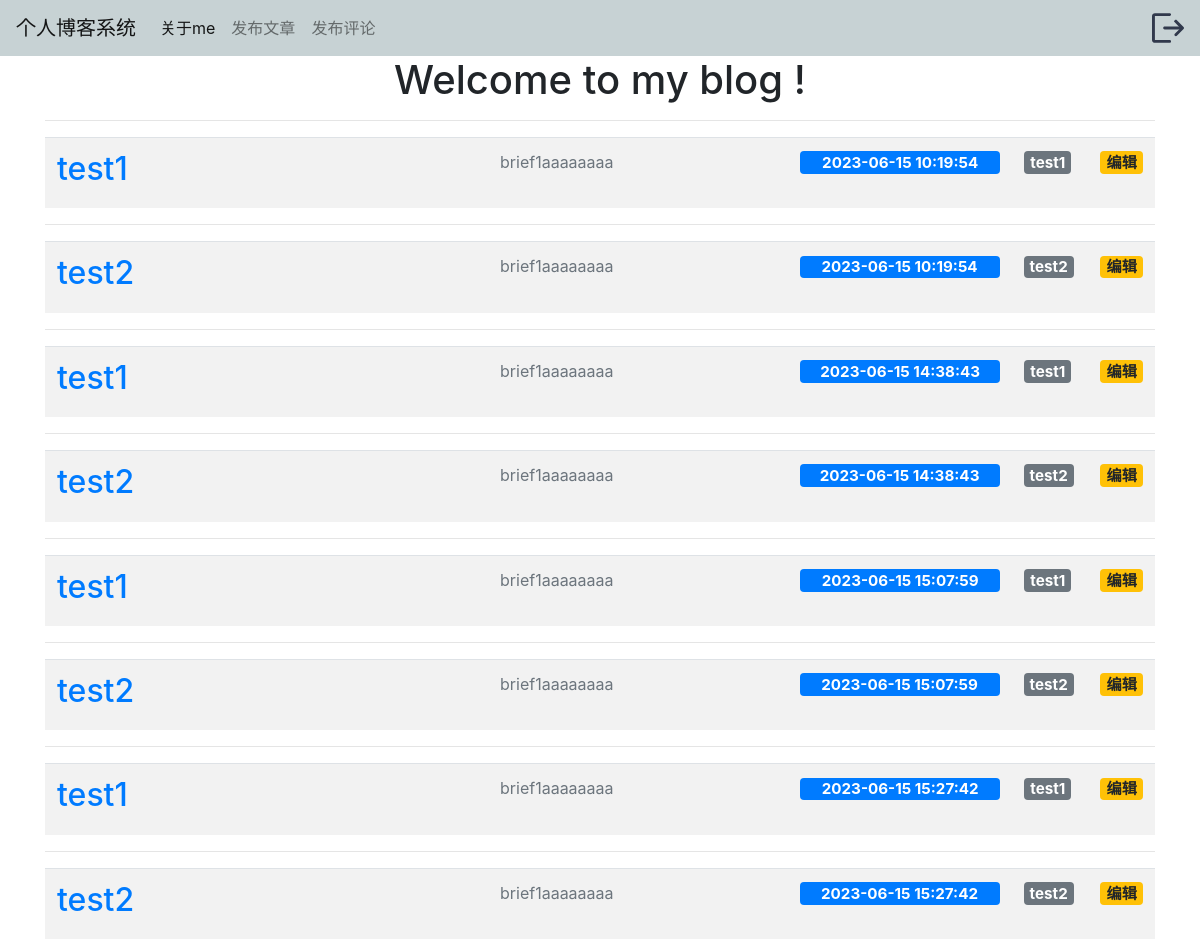
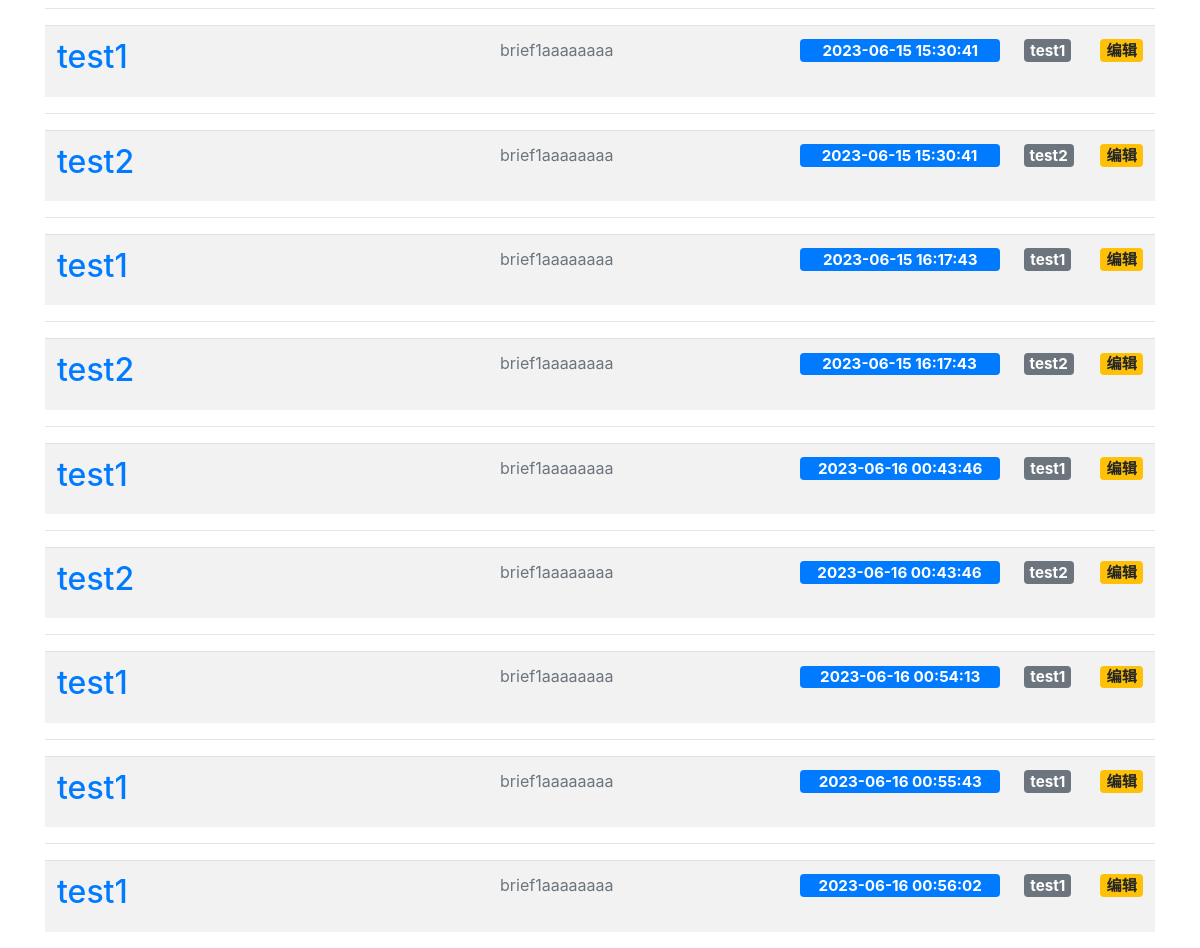
Screenshot of /other with the database file from the repository (2 pictures, top to bottom).
### tables this page shows
CREATE TABLE posts_other (
    id INTEGER PRIMARY KEY AUTOINCREMENT,
    created TIMESTAMP NOT NULL DEFAULT CURRENT_TIMESTAMP,
    title TEXT NOT NULL,
    content TEXT NOT NULL,
    brief TEXT  ,
    tag TEXT
);

### blog.py (the view)
@app.route('/other')
def other():
    conn = get_db_connection()
    posts = conn.execute('SELECT * FROM posts_other').fetchall()
    conn.close()
    return render_template('other.html', posts=posts)

### blog.py (called while the page is built)
def get_db_connection():
    conn = sqlite3.connect('database.db')
    conn.row_factory = sqlite3.Row
    return conn

### templates/other.html
{% extends 'base.html' %}
{% block content %}
<h1 class="text-center">{% block title %} Welcome to my blog ! {% endblock %}</h1>
{% for post in posts %}
<div>
    <hr>
    <table class="table table-striped">
        <colgroup>
            <col style="width: 30%;">
            <col style="width: 50%;">
            <col style="width: 8%;">
            <col style="width: 7%;">
            <col style="width: 5%;">
        </colgroup>
        <tbody>
        <tr>
            <td>
                <a href="{{url_for('post', post_id=post['id'])}}">
                    <h2>{{ post['title'] }}</h2>
                </a>
            </td>
            <td style="width:50px;length:555px;">
                <div class="text-muted text-center">{{post['brief']}}</div>
            </td>
            <td><span class="badge time">{{ post['created'] }}</span></td>
            <td><span class="badge badge-secondary">{{ post['tag'] }}</span></td>
            <td>
                <a class="text-right" href="{{ url_for('edit', id=post['id']) }}">
                    <span class="badge badge-warning ">编辑</span>
                </a></td>
        </tr>
        </tbody>
    </table>
    {% endfor %}
</div>
{% endblock %}

### rows the page displays
posts_other: title "test1", brief "brief1aaaaaaaa", created "2023-06-15 10:19:54", tag "test1"
posts_other: title "test2", brief "brief1aaaaaaaa", created "2023-06-15 10:19:54", tag "test2"
posts_other: title "test1", brief "brief1aaaaaaaa", created "2023-06-15 14:38:43", tag "test1"
posts_other: title "test2", brief "brief1aaaaaaaa", created "2023-06-15 14:38:43", tag "test2"
posts_other: title "test1", brief "brief1aaaaaaaa", created "2023-06-15 15:07:59", tag "test1"
posts_other: title "test2", brief "brief1aaaaaaaa", created "2023-06-15 15:07:59", tag "test2"
posts_other: title "test1", brief "brief1aaaaaaaa", created "2023-06-15 15:27:42", tag "test1"
posts_other: title "test2", brief "brief1aaaaaaaa", created "2023-06-15 15:27:42", tag "test2"
posts_other: title "test1", brief "brief1aaaaaaaa", created "2023-06-15 15:30:41", tag "test1"
posts_other: title "test2", brief "brief1aaaaaaaa", created "2023-06-15 15:30:41", tag "test2"
posts_other: title "test1", brief "brief1aaaaaaaa", created "2023-06-15 16:17:43", tag "test1"
posts_other: title "test2", brief "brief1aaaaaaaa", created "2023-06-15 16:17:43", tag "test2"
posts_other: title "test1", brief "brief1aaaaaaaa", created "2023-06-16 00:43:46", tag "test1"
posts_other: title "test2", brief "brief1aaaaaaaa", created "2023-06-16 00:43:46", tag "test2"
posts_other: title "test1", brief "brief1aaaaaaaa", created "2023-06-16 00:54:13", tag "test1"
posts_other: title "test1", brief "brief1aaaaaaaa", created "2023-06-16 00:55:43", tag "test1"
posts_other: title "test1", brief "brief1aaaaaaaa", created "2023-06-16 00:56:02", tag "test1"
